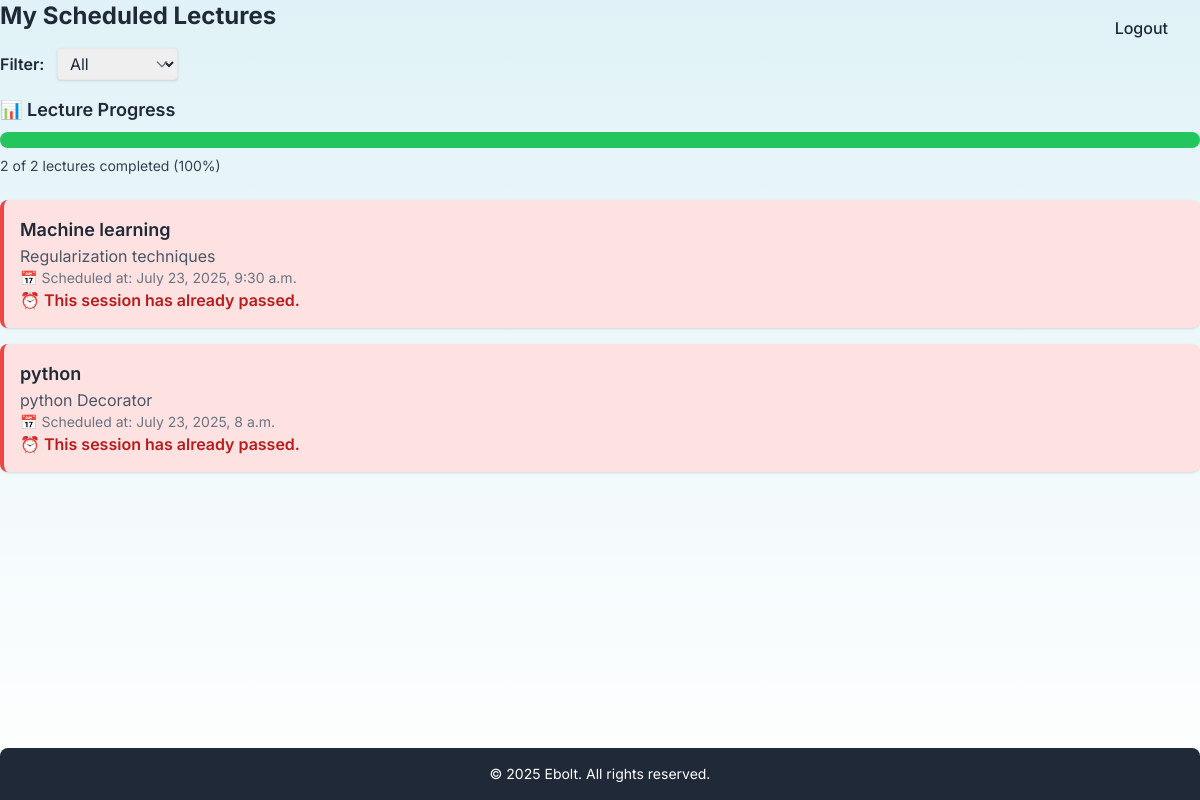
Before: /my_lectures/ (signed in) with the older database file.
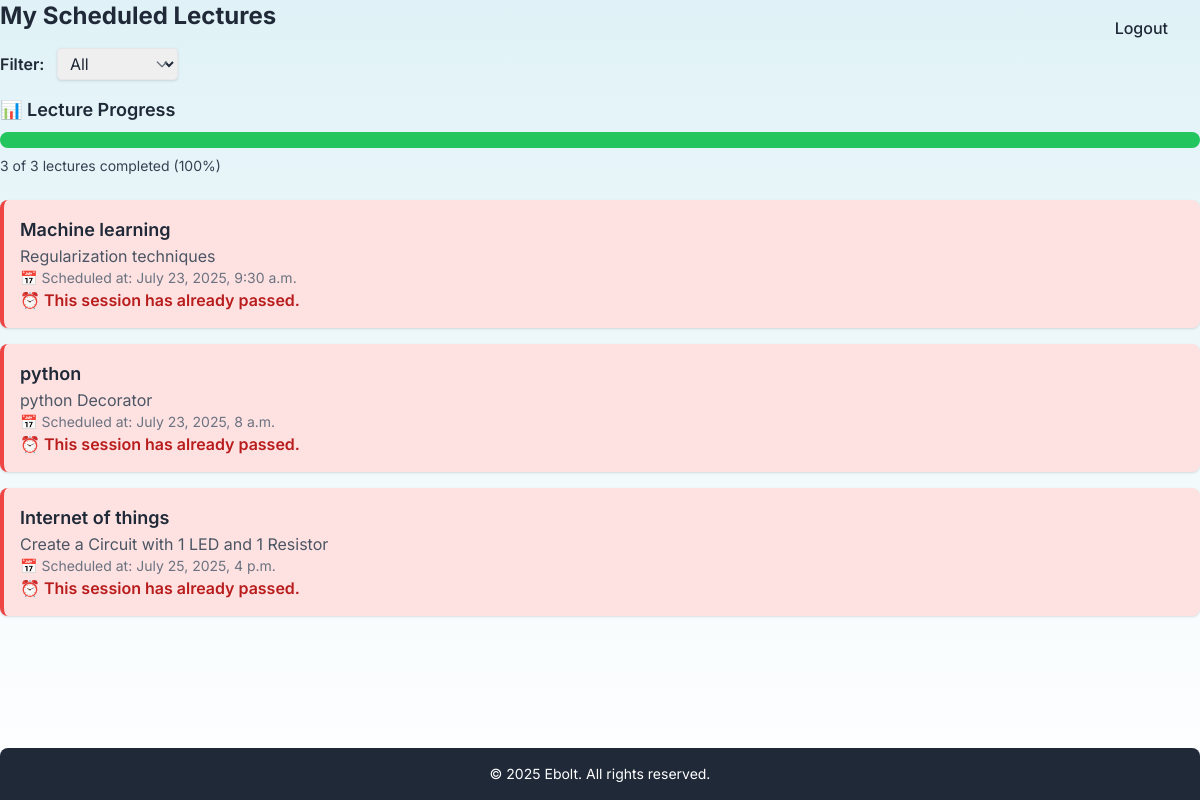
After: the same page with the newer database file.
### notes/models.py (models this page shows, shortened)
class Lecture(models.Model):
    user = models.ForeignKey(User, on_delete=models.CASCADE)
    title = models.CharField(max_length=200)
    description = models.TextField(blank=True)
    scheduled_at = models.DateTimeField()
    created_at = models.DateTimeField(auto_now_add=True)
    reminder_sent = models.BooleanField(default=False)

### notes/views.py (the view)
# urls.py: path('my_lectures/', views.my_lectures_view, name='my_lectures'),
@login_required
def my_lectures_view(request):
    now = timezone.now()
    reminder_window = now + timedelta(hours=24)
    filter_option = request.GET.get('filter', 'all')
    lectures = Lecture.objects.filter(user=request.user)
    if filter_option == 'upcoming':
        lectures = lectures.filter(scheduled_at__gte=now)
    elif filter_option == 'completed':
        lectures = lectures.filter(scheduled_at__lt=now)
    completed_count = lectures.filter(scheduled_at__lt=now).count()
    upcoming_count = lectures.filter(scheduled_at__gte=now).count()
    total = lectures.count()
    completed_percent = round((completed_count / total) * 100) if total > 0 else 0
    for lecture in lectures:
        if lecture.scheduled_at > now:
            delta = lecture.scheduled_at - now
            total_minutes = int(delta.total_seconds() / 60)
            hours = total_minutes // 60
            minutes = total_minutes % 60
            lecture.remaining_time = f"{hours} hours, {minutes} minutes"
        else:
            lecture.remaining_time = None
    return render(request, 'my_lectures.html', {
        'lectures': lectures,
        'now': now,
        'reminder_window': reminder_window,
        'completed_count': completed_count,
        'upcoming_count': upcoming_count,
        'completed_percent': completed_percent,
        'selected_filter': filter_option
    })

### notes/templates/my_lectures.html (shortened to what this page needs)
{% extends 'base.html' %}
{% block content %}
<h2 class="text-2xl font-bold mb-4">My Scheduled Lectures</h2>
{% if lectures %}
    <form method="get" class="mb-4 relative inline-block">
        <label for="filter" class="mr-2 font-semibold">Filter:</label>
        <select name="filter" id="filter" onchange="this.form.submit()" class="border px-2 py-1 rounded shadow">
            <option value="all" {% if selected_filter == 'all' %}selected{% endif %}>All</option>
        </select>
        <div class="pointer-events-none absolute inset-y-0 right-0 flex items-center px-2 text-gray-500">
        </div>
    </form>
    <div class="mb-6">
        <h3 class="text-lg font-semibold mb-2">📊 Lecture Progress</h3>
        <div class="w-full bg-gray-200 rounded-full h-4">
            <div class="bg-green-500 h-4 rounded-full transition-all duration-300"
                 style="width: {{ completed_percent }}%;"></div>
        </div>
        <p class="text-sm mt-2 text-gray-700">
            {{ completed_count }} of {{ lectures.count }} lectures completed ({{ completed_percent }}%)
        </p>
    </div>
    <ul class="space-y-4">
        {% for lecture in lectures %}
            {% if lecture.scheduled_at < now %}
                <li class="p-4 rounded-lg shadow bg-red-100 border-l-4 border-red-500">
                    <h3 class="text-lg font-semibold">{{ lecture.title }}</h3>
                    <p class="text-gray-600">{{ lecture.description }}</p>
                    <p class="text-sm text-gray-500">📅 Scheduled at: {{ lecture.scheduled_at }}</p>
                    <p class="text-red-700 font-semibold">⏰ This session has already passed.</p>
                </li>
            {% endif %}
        {% endfor %}
    </ul>
{% else %}
    <p>No lectures scheduled yet.</p>
{% endif %}
{% endblock %}

Changed rows visible on the page:
added Lecture: title "Internet of things", description "Create a Circuit with 1 LED and 1 Resistor", scheduled_at "July 25, 2025, 4 p.m."
Other visible differences:
{{ completed_count }}: "2" → "3"
{{ lectures.count }}: "2" → "3"
